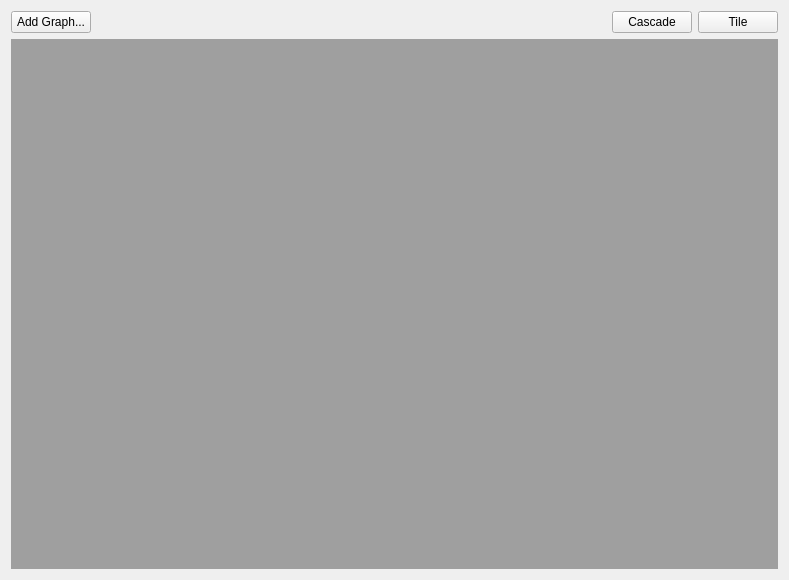
<?xml version="1.0" encoding="UTF-8"?>
<ui version="4.0">
 <class>ReportWidget</class>
 <widget class="QWidget" name="ReportWidget">
  <property name="geometry">
   <rect>
    <x>0</x>
    <y>0</y>
    <width>789</width>
    <height>580</height>
   </rect>
  </property>
  <property name="windowTitle">
   <string>Form</string>
  </property>
  <property name="styleSheet">
   <string>QFrame {background: none;}</string>
  </property>
  <layout class="QGridLayout" name="gridLayout">
   <item row="0" column="0">
    <layout class="QHBoxLayout" name="horizontalLayout">
     <item>
      <widget class="QPushButton" name="addGraphButton">
       <property name="maximumSize">
        <size>
         <width>100</width>
         <height>16777215</height>
        </size>
       </property>
       <property name="text">
        <string>Add Graph...</string>
       </property>
      </widget>
     </item>
     <item>
      <spacer name="horizontalSpacer">
       <property name="orientation">
        <enum>Qt::Horizontal</enum>
       </property>
       <property name="sizeHint" stdset="0">
        <size>
         <width>40</width>
         <height>20</height>
        </size>
       </property>
      </spacer>
     </item>
     <item>
      <widget class="QPushButton" name="cascadeButton">
       <property name="text">
        <string>Cascade</string>
       </property>
      </widget>
     </item>
     <item>
      <widget class="QPushButton" name="tileButton">
       <property name="text">
        <string>Tile</string>
       </property>
      </widget>
     </item>
    </layout>
   </item>
   <item row="1" column="0">
    <widget class="QSplitter" name="splitter">
     <property name="orientation">
      <enum>Qt::Horizontal</enum>
     </property>
     <widget class="QMdiArea" name="mdiArea">
      <property name="viewMode">
       <enum>QMdiArea::SubWindowView</enum>
      </property>
      <property name="documentMode">
       <bool>false</bool>
      </property>
     </widget>
    </widget>
   </item>
  </layout>
 </widget>
 <resources/>
 <connections/>
 <slots>
  <slot>updateControls()</slot>
 </slots>
</ui>
